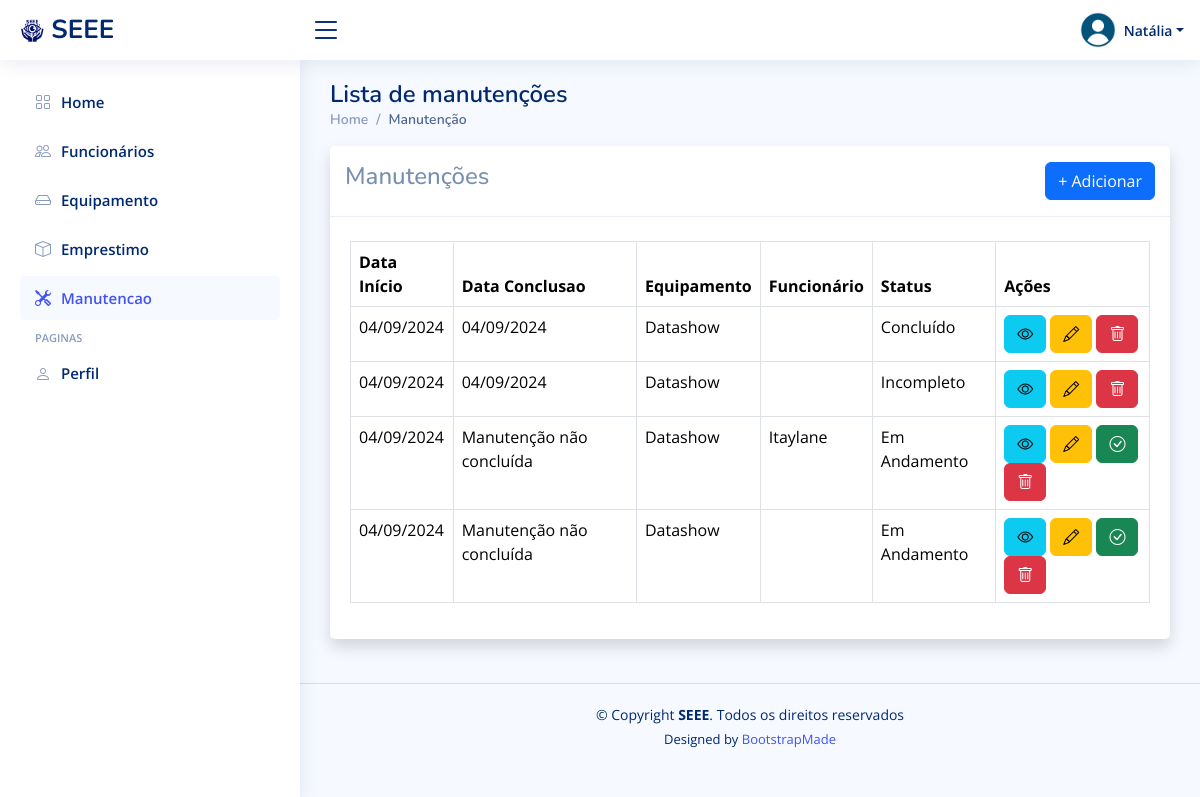
Page /manutencao/ (signed in) on the earlier database version.
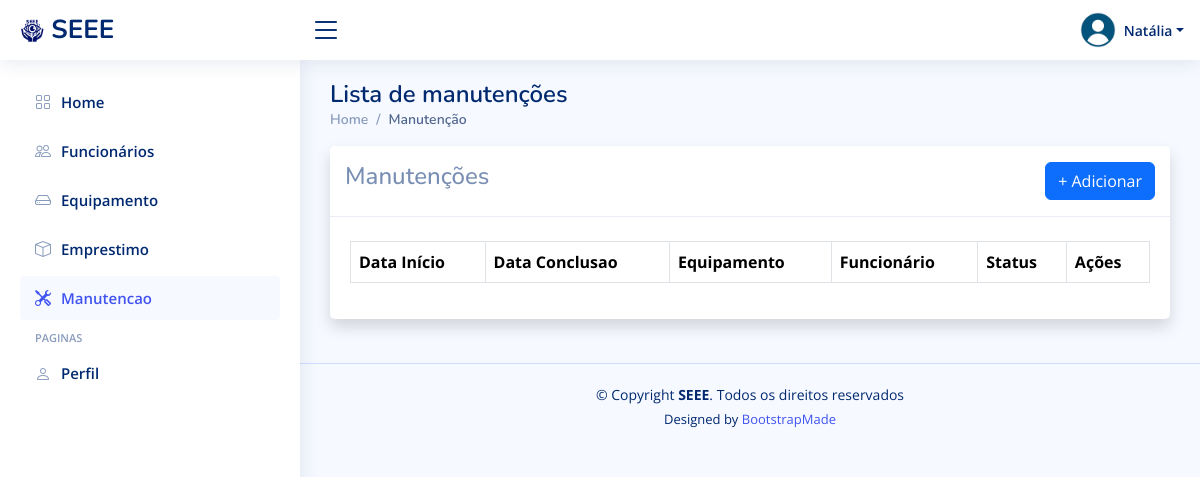
Same page on the later database version.
### manutencao/models.py (models this page shows, shortened)
class Manutencao(models.Model):
    equipamento = models.ForeignKey(Equipamento, on_delete=models.CASCADE)
    funcionario = models.ForeignKey(Funcionario, on_delete=models.CASCADE, null=True)
    descricao = models.TextField()
    dataInicio = models.DateField(default=now, null=True, blank=True)
    dataConclusao = models.DateField(null=True, blank=True)
    manutentor = models.CharField(max_length=100)
    observacoesDeConclusao = models.TextField(null=True, blank=True)
    status = models.IntegerField(choices=[
        (1, 'Concluído'),
        (2, 'Em Andamento'),
        (3, 'Incompleto')
    ], default=2)

### equipamento/models.py (models this page shows, shortened)
class Equipamento(models.Model):
    nome = models.CharField(max_length=100)
    codigo = models.CharField(max_length=50, unique=True)
    marca = models.CharField(max_length=50)
    status = models.PositiveIntegerField(choices=[(1, 'Disponível'), (2, 'Emprestado'), (3, 'Em Manutenção')], default=1)

### manutencao/views.py (the view)
# urls.py: path('', views.listar_manutencoes, name='listar_manutencoes'),
@login_required
def listar_manutencoes(request):
    funcionario = None
    if request.user.is_superuser:
        manutencoes = Manutencao.objects.all()
    else:
        funcionario = Funcionario.objects.get(id=request.user.id)
        if funcionario.cargo == 1:  # Root
            manutencoes = Manutencao.objects.all()
        else:
            manutencoes = Manutencao.objects.filter(funcionario=funcionario)
    return render(request, 'manutencao/listar_manutencoes.html', {'manutencoes': manutencoes, 'funcionario':funcionario})

### funcionario/contextProcess.py (called while the page is built)
def user_group_context(request):
    user = request.user
    isAdmin = user.groups.filter(name='Admin').exists()
    isFuncionario = user.groups.filter(name='Funcionarios').exists()
    return {
        'isAdmin': isAdmin,
        'isDuncionario': isFuncionario,
    }

### templates/manutencao/listar_manutencoes.html (shortened to what this page needs)
{% extends 'funcionario/_base.html' %}
{% block content %}
<div class="pagetitle">
    <h1>Lista de manutenções</h1>
    <nav>
        <ol class="breadcrumb">
            <li class="breadcrumb-item"><a href="/funcionario/">Home</a></li>
            <li class="breadcrumb-item active">Manutenção</li>
        </ol>
    </nav>
</div>
<div class="card shadow mb-4">
    <div class="card-header py-3 d-sm-flex align-items-center justify-content-between mb-4">
        <h4>Manutenções</h4>
        <a class="btn btn-primary" href="{% url 'criar_manutencao' %}">+ Adicionar</a>
    </div>
    <div class="card-body">
        <div class="table-responsive">
            <table class="table table-bordered">
                <thead>
                    <tr>
                        <th>Data Início</th>
                        <th>Data Conclusao</th>
                        <th>Equipamento</th>
                        {% if funcionario.cargo == 1%}
                        <th>Funcionário</th>
                        {% endif %}
                        <th>Status</th>
                        <th>Ações</th>
                    </tr>
                </thead>
                <tbody>
                    {% for manutencao in manutencoes %}
                    <tr>
                        <td>{{ manutencao.dataInicio|date:"d/m/Y" }}</td>
                        <td>
                            {% if manutencao.dataConclusao %}
                                {{ manutencao.dataConclusao|date:"d/m/Y" }}
                            {% else %}
                                Manutenção não concluída
                            {% endif %}
                        </td>
                        <td>{{ manutencao.equipamento.nome }}</td>
                        {% if funcionario.cargo == 1%}
                        <td>{{ manutencao.funcionario.username }}</td>
                        {% endif %}
                        <td>{{ manutencao.get_status_display }}</td>
                        <td>
                            <a class="btn btn-info" href="{% url 'detalhar_manutencao' manutencao.id %}" data-bs-toggle="tooltip" data-bs-placement="top" title="Ver detalhes"><i class="bi bi-eye"></i></a>
                            <a class="btn btn-warning" href="{% url 'editar_manutencao' manutencao.id %}" data-bs-toggle="tooltip" data-bs-placement="top" title="Editar"><i class="bi bi-pencil"></i></a>
                            {% if manutencao.status == 2 %}
                           <a href="{% url 'concluir_manutencao' manutencao.id %}" class="btn btn-success" data-bs-toggle="tooltip" data-bs-placement="top" title="Finalizar"><i class="bi bi-check-circle"></i></a>
                           {% endif %}
                            <button type="button" class="btn btn-danger" data-bs-toggle="modal" data-bs-target="#basicModal-{{ manutencao.id }}" ><i class="bi bi-trash"></i></button>
                        </td>
                    </tr>
                    {% endfor %}
                </tbody>
            </table>
        </div>
    </div>
</div>
{% endblock %}

Differences in the rows shown:
removed Manutencao: dataInicio "04/09/2024", dataConclusao "04/09/2024", equipamento.nome "Datashow", status "Concluído"
removed Manutencao: dataInicio "04/09/2024", dataConclusao "04/09/2024", equipamento.nome "Datashow", status "Incompleto"
removed Manutencao: dataInicio "04/09/2024", shows "Manutenção não concluída", equipamento.nome "Datashow", funcionario.username "Itaylane", status "Em Andamento"
removed Manutencao: dataInicio "04/09/2024", shows "Manutenção não concluída", equipamento.nome "Datashow", status "Em Andamento"
